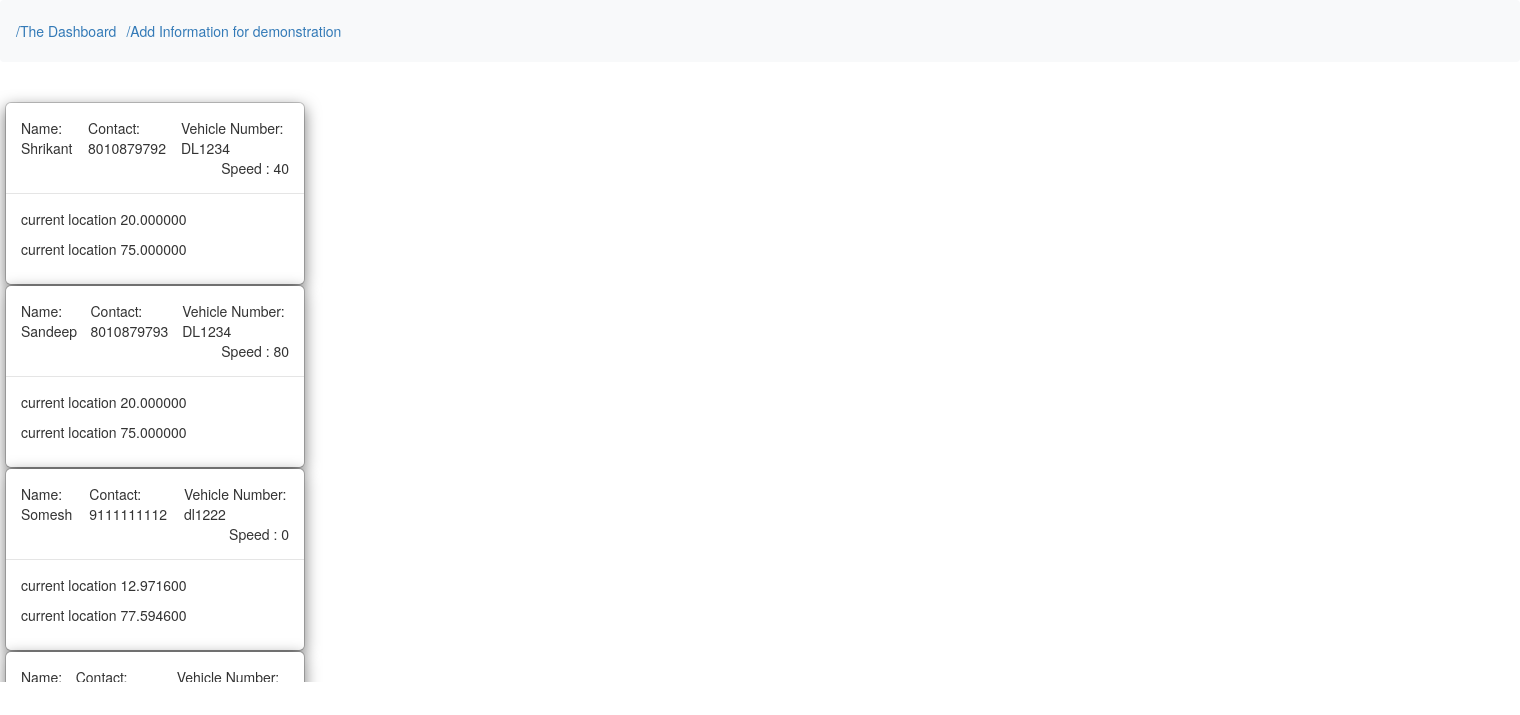
The page / on the database its author committed.
### dashboard/models.py (models this page shows)
class Transport(models.Model):
    driver_first_name = models.CharField(max_length=15)
    driver_last_name = models.CharField (max_length=15)
    driver_contact = models.CharField(max_length=10)
    truck_number = models.CharField(max_length=12, default='') # I am not sure about the max length.
    origin_lat = models.DecimalField(max_digits=9, decimal_places=6)
    origin_lon = models.DecimalField(max_digits=9, decimal_places=6)
    destination_lat = models.DecimalField(max_digits=9, decimal_places=6)
    destination_lon = models.DecimalField(max_digits=9, decimal_places=6)
    current_location_lat = models.DecimalField(max_digits=9, decimal_places=6)
    current_location_lon = models.DecimalField(max_digits=9, decimal_places=6)
    last_stoppage_lat = models.DecimalField(max_digits=9, decimal_places=6)
    last_stoppage_lot = models.DecimalField(max_digits=9, decimal_places=6)
    last_update = models.DateTimeField(auto_now_add=True)
    speed = models.PositiveIntegerField(default=0);

### dashboard/views.py (the view)
# urls.py: url(r'^$',dashboadView.dashboad, name="home"),
def dashboad(request):
    transportInfo = Transport.objects.all();
    return render(request, 'dashboad.html', {'transportInfo':transportInfo})

### transport/templates/dashboad.html (shortened to what this page needs)
{% extends 'base.html' %}
{%block content%}
    <div class="testing">
        {% for tf in transportInfo %}
        <div class="trucks" tabindex="-1" role="dialog">
          <div class="modal-dialkog" role="document">
            <div class="modal-content">
              <div class="modal-header">
                <P class="modal-title">Name: {{ tf.driver_first_name }} </p>
                <p class="modal-title">Contact: {{ tf.driver_contact }} </p>
                <div class="modal-title">Vehicle Number: {{ tf.truck_number }} <div align="right">
                    Speed : {{ tf.speed }}
                </div> </div>
              </div>
              <div class="modal-body">
                  <p>current location {{ tf.current_location_lat}}</p>
                <p>current location {{ tf.current_location_lon}}</p>
              </div>
            </div>
          </div>
        </div>
        {% endfor %}
    </div>
        <div id="map"></div>
{%endblock content%}

### transport/templates/base.html (shortened to what this page needs)
{% load staticfiles %}
<!DOCTYPE html>
<html>
  <head>
  <link rel="stylesheet" href="https://maxcdn.bootstrapcdn.com/bootstrap/4.0.0/css/bootstrap.min.css">
    <link rel="stylesheet" href="https://maxcdn.bootstrapcdn.com/bootstrap/3.3.7/css/bootstrap.min.css">
    <link rel="stylesheet" href="https://maxcdn.bootstrapcdn.com/bootstrap/3.3.7/css/bootstrap-theme.min.css">
  </head>
  <body>
        <nav class="navbar navbar-expand-sm bg-light">
          <ul class="navbar-nav">
              <li class="nav-item">
                <a class="nav-link" href="{% url 'home' %}">/The Dashboard</a>
              </li>
            <li class="nav-item">
              <a class="nav-link" href="{% url 'addInfo' %}">/Add Information for demonstration</a>
            </li>
          </ul>
</nav>
        {%block content%}
        {%endblock content%}
    </body>
</html>

### transport/templates/base.html (style rules this page uses)
#map { height: 600px; width: 100%; position: absolute; top: 100px; left: 310px; z-index: 0; }
.testing { position: relative; overflow-y: scroll width: 100px; height: 600px; overflow-y: scroll; overflow-x:hidden; }
.trucks { position: relative; top: 20px; left: 5px; top: 20px; width: 300px }

### rows shown on the page
Transport: driver_first_name "Shrikant", driver_contact "8010879792", truck_number "DL1234", speed "40", current_location_lat "20.000000", current_location_lon "75.000000"
Transport: driver_first_name "Sandeep", driver_contact "8010879793", truck_number "DL1234", speed "80", current_location_lat "20.000000", current_location_lon "75.000000"
Transport: driver_first_name "Somesh", driver_contact "9111111112", truck_number "dl1222", speed "0", current_location_lat "12.971600", current_location_lon "77.594600"
